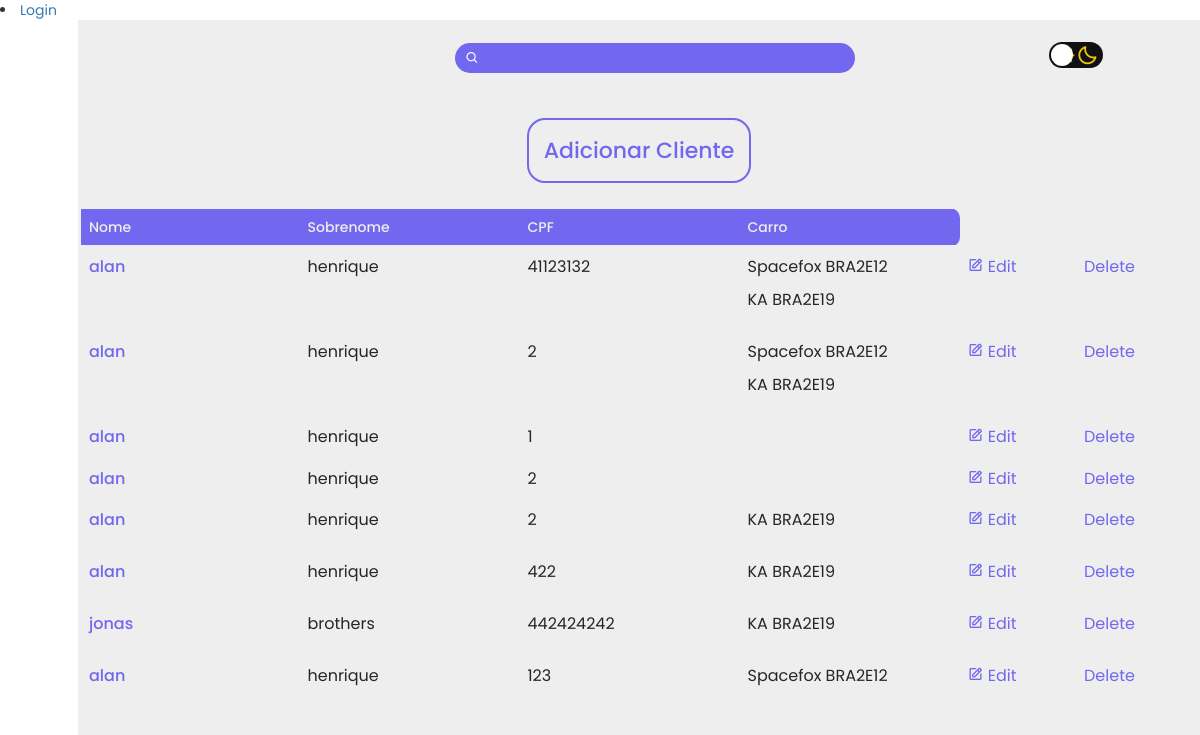
Page /clientes/cliente/ on the earlier database version.
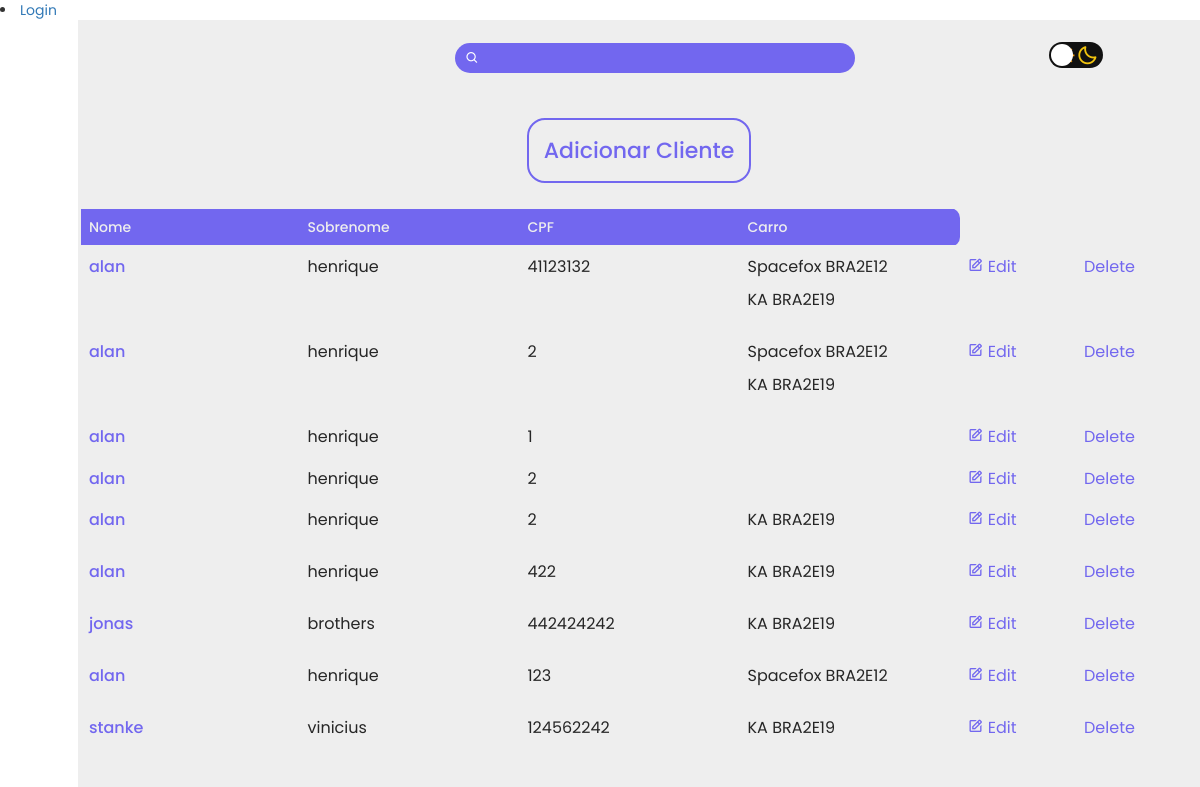
Same page on the later database version.
### clientes/models.py (models this page shows, shortened)
class Clientes (models.Model):
    MARCA_CHOICES = (  #CRIAR LISTA PREDEFINIDA DE VALORES
        ('Honda', 'Honda'),
        ('Volkswagen', 'Volkswagen'),
        ('Fiat', 'Fiat'),
    )
    nome = models.CharField(max_length= 50 )
    sobrenome = models.CharField(max_length= 50 )
    cpf = models.PositiveIntegerField(default= 0)
    carro = models.ManyToManyField ('Carro', related_name= 'carro_cliente', blank=True)

class Carro (models.Model):
    MARCA_CHOICES = (  #CRIAR LISTA PREDEFINIDA DE VALORES
        ('Honda', 'Honda'),
        ('Volkswagen', 'Volkswagen'),
        ('Fiat', 'Fiat'),
        ('Ford', 'Ford'),
        ('Hyundai', 'Hyundai'),
        ('Jeep', 'Jeep'),
        ('Renault', 'Renault'),
    )
    COR_CHOICES = (
        ('Branco', 'Branco'),
        ('Preto', 'Preto'),
        ('Vermelho', 'Vermelho'),
        ('Prata', 'Prata'),
        ('Rosa', 'Rosa'),
        ('Azul', 'Azul'),
        ('Outra', 'Outra')
    )
    marca = models.CharField(choices=MARCA_CHOICES, max_length=55)
    modelo = models.CharField(max_length=55)
    placa = models.CharField(max_length=12)
    ano = models.PositiveIntegerField(default=0)
    cor = models.CharField(choices=COR_CHOICES, max_length=55)
    func = models.ForeignKey('User', related_name='func_carro', null=True, blank=True, default=None ,on_delete=models.CASCADE)
    def __str__(self):
        return f'{self.modelo}  {self.placa}'

### clientes/views.py (the view)
# urls.py: path('cliente/', ClienteListView.as_view(), name= "clientes-list"),
class ClienteListView (generic.ListView):
    template_name = 'clientes.html'
    def get_queryset(self):
        search = self.request.GET.get('search')
        if search:
            qs = Clientes.objects.filter(Q(nome__icontains=search) | Q(sobrenome__icontains=search) | Q(cpf__icontains=search))
        else:
            qs = Clientes.objects.all()
        return qs

### clientes/templates/clientes.html (shortened to what this page needs)
{% extends "base.html" %}
{% load static %}
{% block 'head' %}
<link rel="stylesheet" href="{% static 'carro.css' %}">
<link rel="stylesheet" href="{% static 'cliente.css' %}">
<link rel="stylesheet" href="http://maxcdn.bootstrapcdn.com/bootstrap/3.2.0/css/bootstrap.min.css">
<link rel="stylesheet" href="http://maxcdn.bootstrapcdn.com/bootstrap/3.2.0/css/bootstrap-theme.min.css">
<link rel="stylesheet" href="//maxcdn.bootstrapcdn.com/font-awesome/4.2.0/css/font-awesome.min.css">
{% endblock %}
{% block 'dashboard' %}
<div class="alan">
</div>
<div class="main">
  <div class="procura">
    <form method="GET" id="search-form">
        <i class='bx bx-search' ></i>
    </form>
  </div>
  <div>
    <label for="checkbox" class="checkbox-label">
      <i class="bx bx-moon"></i>
      <span class="ball"></span>
    </label>
  </div>
</div>
  <div class="addCar">
  <div class="col-lg-12">
    <a href="{% url 'cliente-create' %}" class="text-card"> Adicionar Cliente </a>
  </div>
  </div>
  <table class="table">
      <thead>
        <tr>
          <th scope="col">Nome</th>
          <th scope="col">Sobrenome</th>
          <th scope="col">CPF</th>
          <th scope="col" class="cor-th">Carro</th>
        </tr>
      </thead>
      <tbody>
  {% for cliente in object_list %}
        <tr>
          <th scope="row"><a href="{% url 'cliente-detail' cliente.pk %}"> {{cliente.nome}} </a></th>
          <td>{{cliente.sobrenome}}</td>
          <td>{{cliente.cpf}}</td>
          <td>
            {% for carro in cliente.carro.all %}  <p>{{carro}} </p>
            {% endfor %}
          </td>
          <td> <a class="btn-crud" href="{% url 'cliente-update' cliente.pk %}"><i class='bx bx-edit' ></i> Edit </a></td>
          <td> <a class="btn-crud" href="{% url 'cliente-delete' cliente.pk %}"> Delete </a></td>
      </tr>
  {% endfor %}
      </tbody>
    </table>
{% endblock %}

Differences in the rows shown:
added Clientes: nome "stanke", sobrenome "vinicius", cpf "124562242", Carro (modelo+placa "KA BRA2E19")
